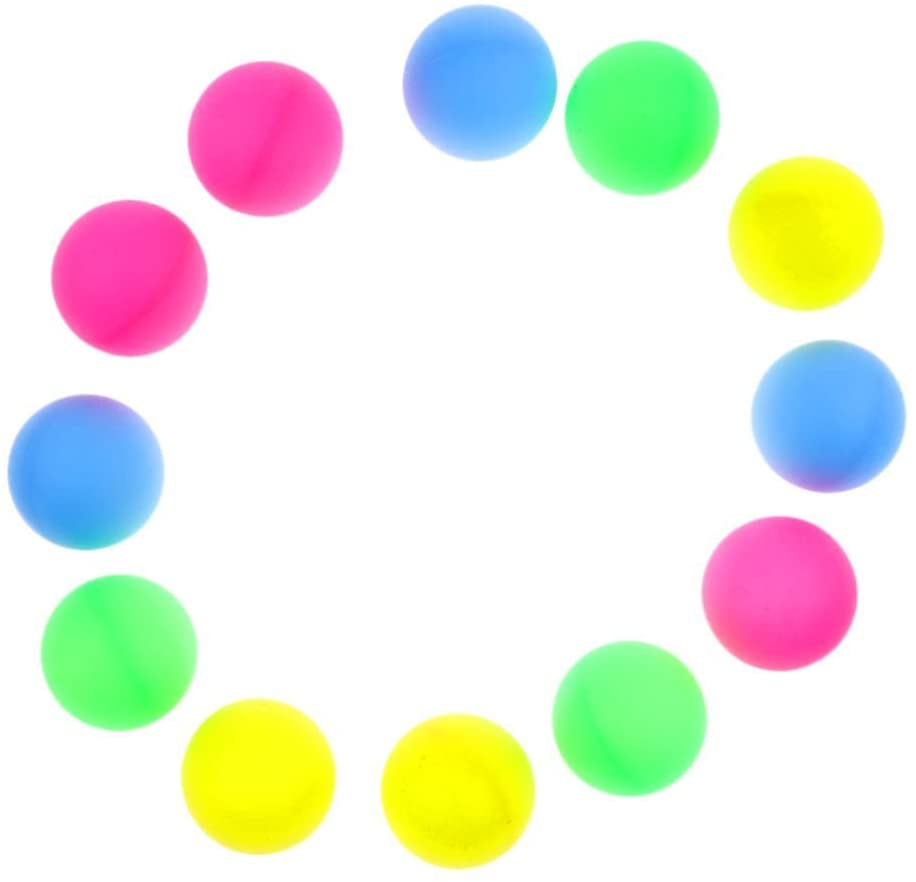
#> input picture img/color_balls.jpg, 916 x 882 px
$ jupyter execute --allow-errors aula_02_homework_solution.ipynb   (shell and % lines are left out)
#> lines starting #> are read from the running program, lines starting #| are printed output that depends on the picture; after the words box and inside, x2 and y2 are one past the last pixel; in counts of white or black regions, pixels touching at a corner belong together
# **Mestrado Profisional PROFICAM - ITV**

## **Introdução a Visão Computacional**

### Aula 02 - **Homework 01** Exemplos de processamento de imagens: thresholding, filtragem, contagem de objetos, histogramas, etc.

Documentação extra do OpenCV pode ser visualizada em: https://docs.opencv.org/master/d6/d00/tutorial_py_root.html

Preparacao do ambiente para executar as atividades:

[cell 1]
# import para melhorar a compatibilidade entre python2 e python3

from __future__ import print_function

[cell 2]
# Imports necessários

from skimage import io
import numpy as np
import matplotlib.pyplot as plt
import imutils

import cv2
# from google.colab.patches import cv2_imshow
# cv2_imshow pode ser usado tambem para mostrar imagens ao invez do matplotlib
# so funciona no google colab!

[cell 3]
print("OpenCV version:", cv2.__version__)

Inicialmente precisamos clonar o repositorio com as imagens que vamos usar para os experimentos

[cell 4]
# Baixar os arquivos necessários para a aula

## Desafio 1: Contar elementos na mesa

O desafio seria usar as técnicas aprendidas na aula para contar o numero de bolas automáticamente.

[cell 5]
img = cv2.imread('img/color_balls.jpg')
#> img is the input picture: shape (882, 916, 3); mean B, G, R 223.3, 236.9, 233.2
img = cv2.cvtColor(img, cv2.COLOR_BGR2RGB)
plt.imshow(img)

[cell 6]
### Colocar o seu codigo aqui
### Dica, segmentar via espaco de cores HSV!

imgHSV = cv2.cvtColor(img, cv2.COLOR_BGR2HSV)
#> imgHSV: shape (882, 916, 3); mean H, S, V 27.7, 49.5, 254

mask = cv2.inRange(imgHSV, (0, 80, 0), (172, 255, 255))
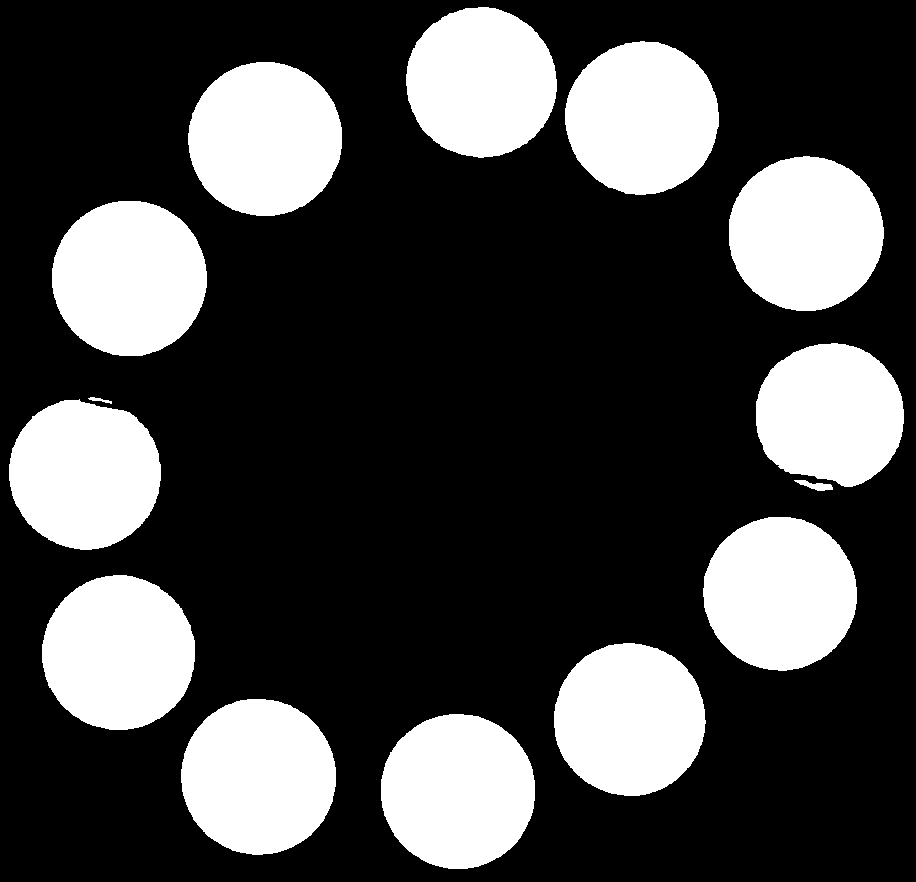
#> mask: shape (882, 916); 27.3% white; 14 white regions, largest, box (x1, y1, x2, y2) and area: (181, 699, 336, 855) 19020, (52, 201, 207, 356) 18939, (729, 156, 884, 311) 18874

kernel = np.ones((5, 5),np.uint8)
eroded_mask = cv2.erode(mask, kernel, iterations=7)
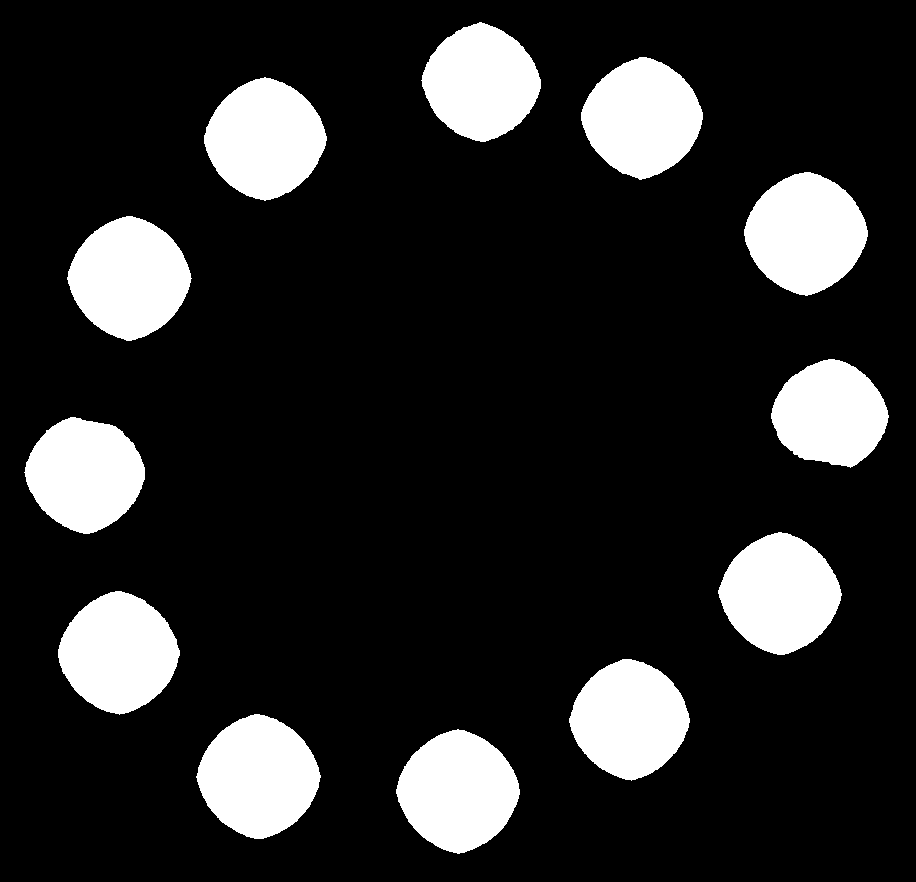
#> eroded_mask: shape (882, 916); 15.8% white; 12 white regions

contours, hierarchy = cv2.findContours(eroded_mask, cv2.RETR_EXTERNAL, cv2.CHAIN_APPROX_NONE)[-2:]
#> contours = 12 contours; largest, box (x1, y1, x2, y2) and area: (196, 714, 321, 839) 10980, (67, 216, 192, 341) 10906, (744, 172, 868, 296) 10864, (396, 729, 520, 854) 10842, (204, 77, 327, 201) 10700

# Draw contours:
img_output = img.copy()
cv2.drawContours(img_output, contours, -1, (0, 0, 0), 7)
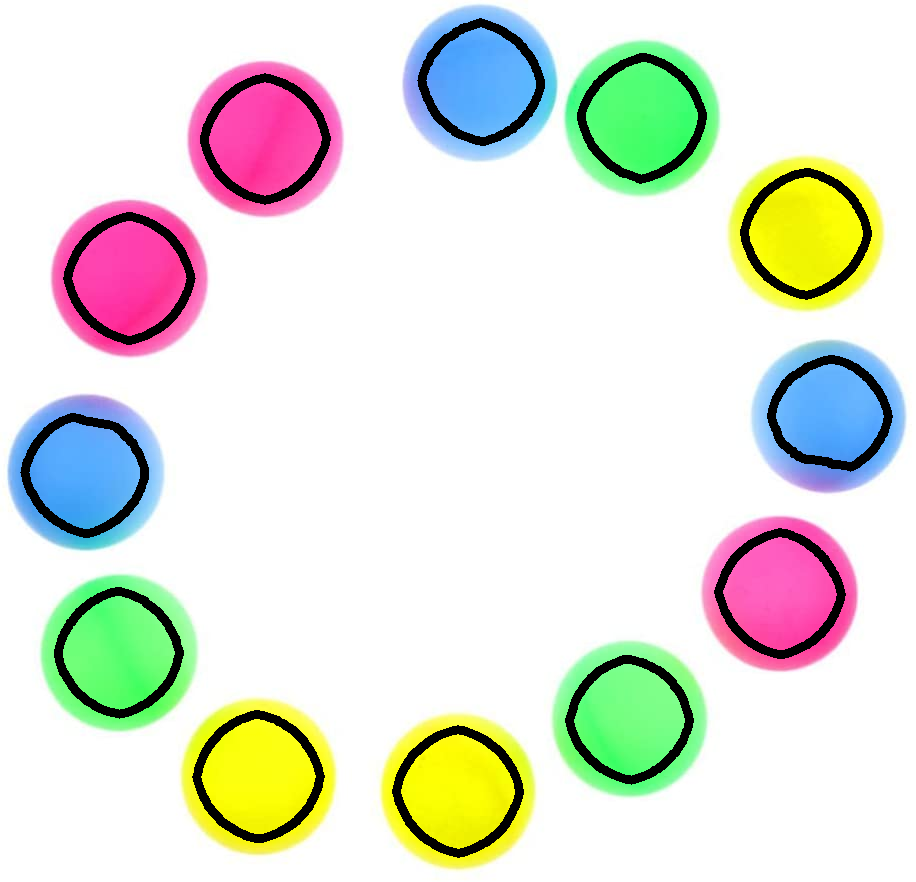
#> img_output: shape (882, 916, 3); mean R, G, B 224.7, 227.6, 216.6

#cv2.imshow('target', img)

plt.figure(figsize=(18, 18)) # LARGura e ALTura da imagem total em polegadas
plt.subplot2grid((1,3),(0,0)) #(linhas, colunas) do grid (l,c) do elemento
plt.title('mask')
plt.imshow(mask, cmap='gray')

plt.subplot2grid((1,3),(0,1)) #(linhas, colunas) do grid (l,c) do elemento
plt.title('eroded_mask')
plt.imshow(eroded_mask, cmap='gray')

plt.subplot2grid((1,3),(0,2)) #(linhas, colunas) do grid (l,c) do elemento
plt.title('imagem final com os contornos')
plt.imshow(img_output, cmap='gray')
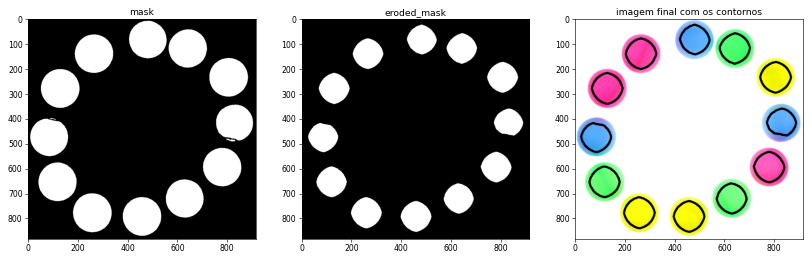
#> figure drawn by matplotlib, 3 panels

## Desafio 2: Contar dados

O desafio seria extrair o numero total de bolinhas de *cada dado*.
A saida do algoritmo seria:

`Dado esquerda: X, Dado direita: Y`, onde X e Y são o numero de bolas para cada dado respectivamente.

[cell 7]
imagem = cv2.imread('img/dados5.jpg')
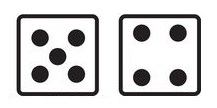
#> input picture img/dados5.jpg, 217 x 108 px
#> imagem is the input picture: shape (108, 217, 3); mean B, G, R 210.8, 210.6, 211.3
img = cv2.cvtColor(imagem, cv2.COLOR_BGR2RGB)
#> img: shape (108, 217, 3)
plt.imshow(img)

[cell 8]
### Colocar o seu codigo aqui
### Dica, pode usar thresolding
### pro-tip: pode dividir a contagem por setores da imagem! esquerda e direita

#img = img[::2,::2] # reduz imagem pela metade se precisar
gray = cv2.cvtColor(img, cv2.COLOR_BGR2GRAY)
blur = cv2.blur(gray, (3, 3)) # aplica blur
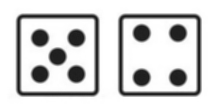
#> blur: shape (108, 217); min 25, max 255, mean 210.8
bin = cv2.adaptiveThreshold(blur, 255, cv2.ADAPTIVE_THRESH_MEAN_C, cv2.THRESH_BINARY_INV, 21, 5)
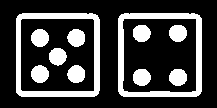
#> bin: shape (108, 217); 24.5% white; 11 white regions

plt.figure(figsize=(14, 9)) # LARGura e ALTura da imagem total em polegadas
plt.subplot2grid((2,2),(0,0)) #(linhas, colunas) do grid (l,c) do elemento
plt.title('Blur')
plt.imshow(blur, cmap='gray')

plt.subplot2grid((2,2),(0,1)) #(linhas, colunas) do grid (l,c) do elemento
plt.title('Threshold')
plt.imshow(bin, cmap='gray')

[cell 9]
### Colocar o seu codigo aqui
### Dica: contar a imagem pelos contornos e pelo lado! (esqueda ou direita?)

cnts, hierarchy = cv2.findContours(bin.copy(), cv2.RETR_TREE, cv2.CHAIN_APPROX_SIMPLE)[-2:]
#> cnts = 13 contours; largest, box (x1, y1, x2, y2) and area: (118, 13, 202, 97) 6841, (16, 13, 100, 97) 6841, (20, 18, 95, 92) 5396, (122, 18, 197, 93) 5387, (31, 29, 49, 47) 231

dadoA = 0
dadoB = 0
contandoDadoA = 1

for obj in cnts:
    per = cv2.arcLength(obj, True)
    if(per<100):#entao é a bolinha pequena do dado
        if(contandoDadoA==1):
            dadoA+=1
        else:
            dadoB+=1
    else:
        if(dadoA>0):
            contandoDadoA=0
#> this loop made 13 passes
#> (per, contandoDadoA) on passes 7 to 8: (323.5, 0), (289.9, 0)
#> per on passes 1 to 6: 324.3, 293, 56.04, 55.46, 55.46, 55.46
#> after the loop, dadoA = 4; dadoB = 5

s = 'DadoA: '+str(dadoA)+' DadoB: '+str(dadoB)
#> s = 'DadoA: 4 DadoB: 5'

print(s)
#| DadoA: 4 DadoB: 5

imgC2 = img.copy()
cv2.drawContours(imgC2, cnts, -1, (255, 0, 255), 2)
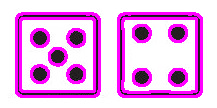
#> imgC2: shape (108, 217, 3); mean R, G, B 232.6, 173.8, 232.4
plt.figure(figsize=(14, 5)) # LARGura e ALTura da imagem total em polegadas
plt.subplot2grid((1,1),(0,0)) #(linhas, colunas) do grid (l,c) do elemento
plt.title('Original')
plt.imshow(imgC2)

## Desafio 3: Estimar vagas ocupadas ou desocupadas num estacionamento

Neste desafio vamos fazer a contagem de vagas vazias num estacionamento, nessa primeira parte vamos fazer a visualização das differentes vagas ocupadas e desocupadas.

[cell 10]
imagem = cv2.imread('img/estaciona_vazio.jpg')
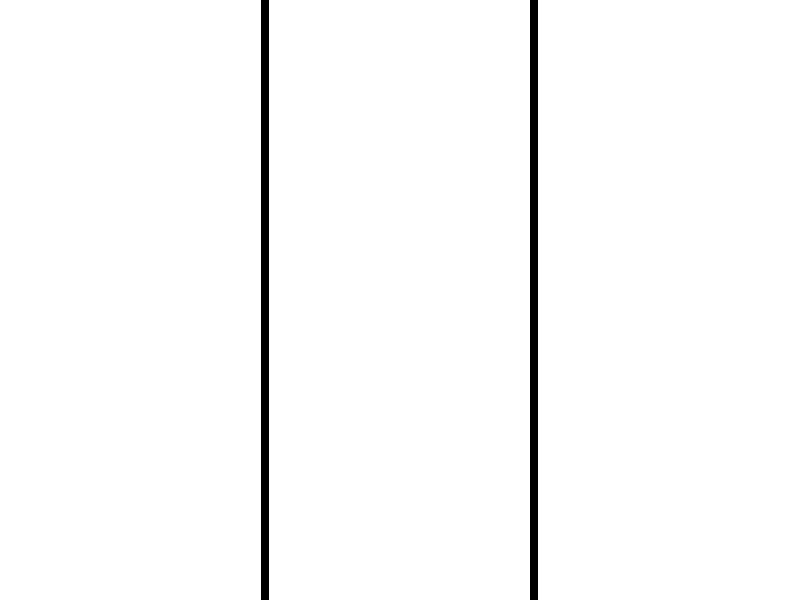
#> input picture img/estaciona_vazio.jpg, 800 x 600 px
#> imagem is the input picture: shape (600, 800, 3); min 0, max 255, mean 249.9
imagem = cv2.cvtColor(imagem, cv2.COLOR_BGR2RGB)
plt.figure(figsize=(14, 5))
plt.title('Estacionamento vazio')
plt.imshow(imagem)

[cell 11]
def open_image(i):
    """
    Abre uma imagem, converte ela para RGB e reduz na metade do tamanho
    Retorna a matriz da imagem reduzida
    """
#> called with i = 'img/estaciona_vazio.jpg'

    i = cv2.imread(i)
    i = cv2.cvtColor(i, cv2.COLOR_BGR2RGB)  # converte BGR para RGB
    i = i[::2,::2]  # reduz image pela metade
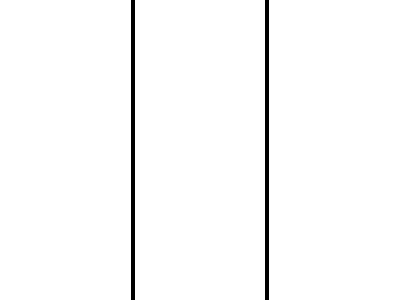
#> i: shape (300, 400, 3); 98% white; 2 black regions, box (x1, y1, x2, y2) and area: (131, 0, 135, 300) 1200, (265, 0, 269, 300) 1200
#> pass 2 of the loop `for f in img_paths:`:
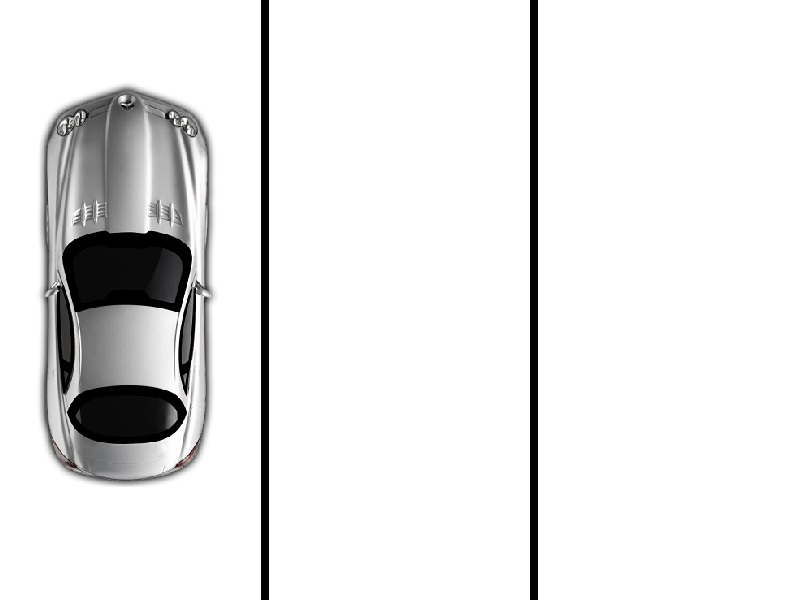
#> input picture img/estaciona1.jpg, 800 x 600 px
#> in open_image, i is the input picture: shape (600, 800, 3); mean B, G, R 232.7, 232.7, 232.7
#> in open_image (call 2), `i = i[::2,::2]`:
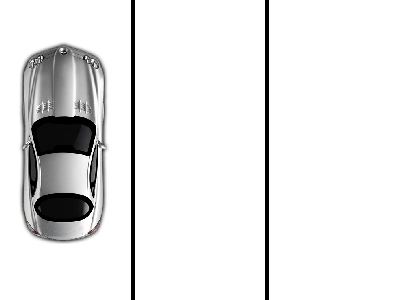
#> i: shape (300, 400, 3); mean R, G, B 232.7, 232.7, 232.7
#> pass 3 of the loop `for f in img_paths:`:
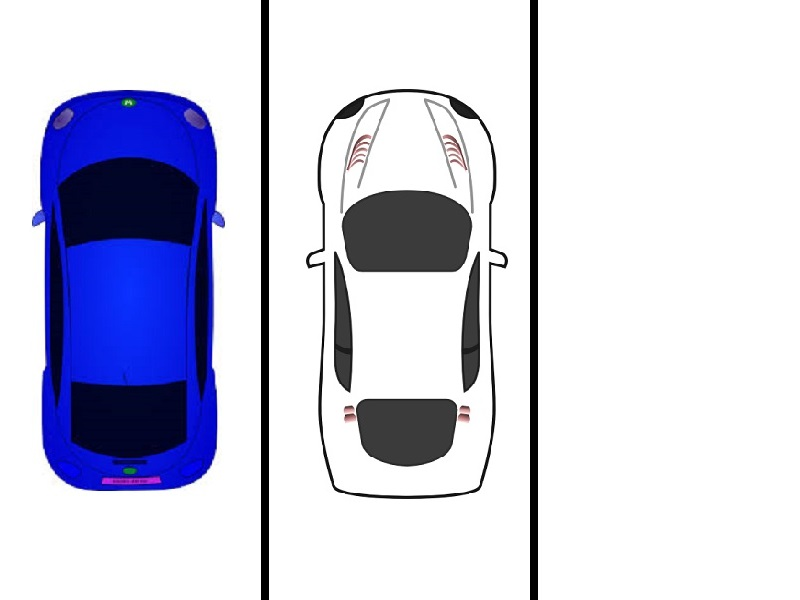
#> input picture img/estaciona2.jpg, 800 x 600 px
#> in open_image, i is the input picture: shape (600, 800, 3); mean B, G, R 225.8, 206.5, 205.3
#> in open_image (call 3), `i = i[::2,::2]`:
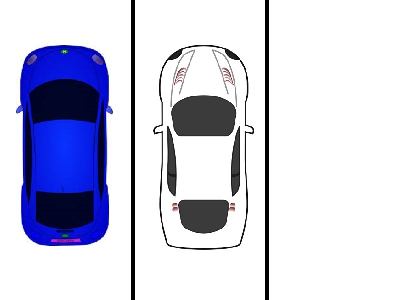
#> i: shape (300, 400, 3); mean R, G, B 205.3, 206.5, 225.8
    return i

img_paths = ['img/estaciona_vazio.jpg',
         'img/estaciona1.jpg',
         'img/estaciona2.jpg',
         'img/estaciona3.jpg',
         'img/estaciona4.jpg',
         'img/estaciona5.jpg']

# itera na lista de imagens e carrega elas numa lista
img_l = []
#> (the rest of this cell did not finish here and is left out)
